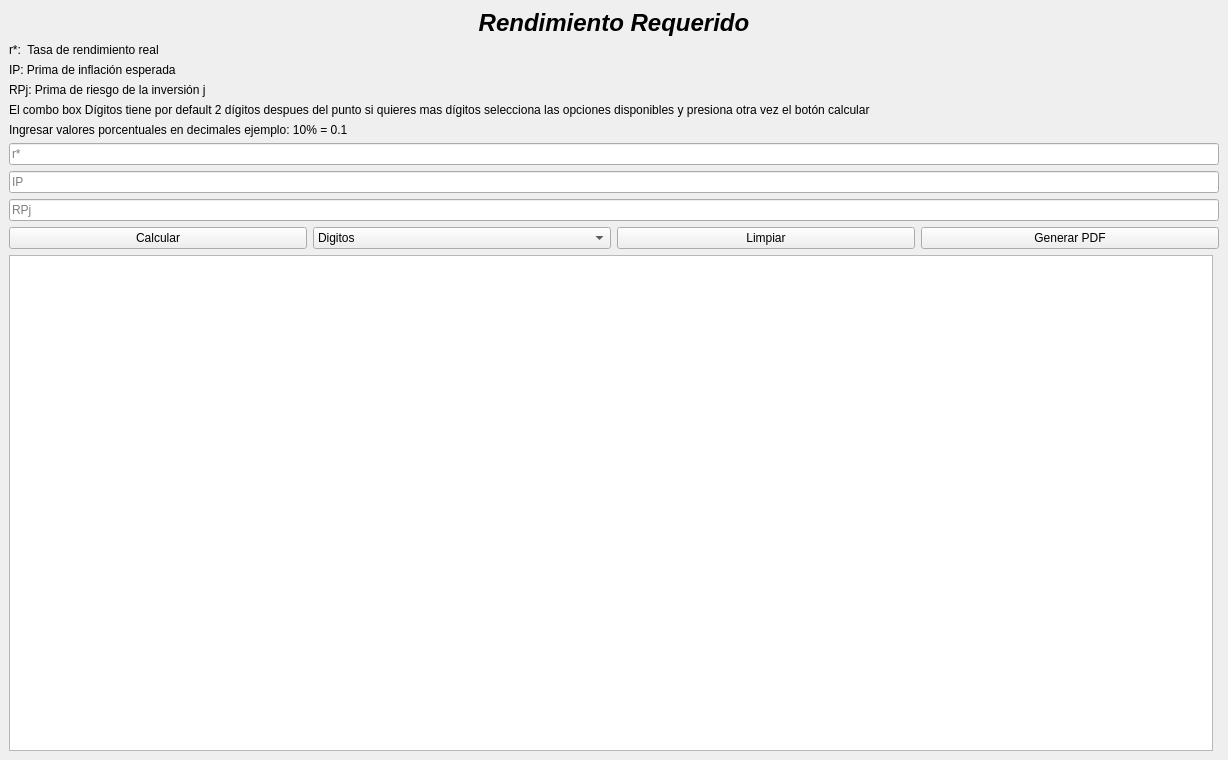
<?xml version="1.0" encoding="UTF-8"?>
<ui version="4.0">
 <class>MainWindow</class>
 <widget class="QMainWindow" name="MainWindow">
  <property name="windowModality">
   <enum>Qt::WindowModal</enum>
  </property>
  <property name="geometry">
   <rect>
    <x>0</x>
    <y>0</y>
    <width>1228</width>
    <height>760</height>
   </rect>
  </property>
  <property name="windowTitle">
   <string>Rendimiento Requerido</string>
  </property>
  <property name="styleSheet">
   <string notr="true">font: 16pt &quot;Segoe UI&quot;;

width: 70%;</string>
  </property>
  <widget class="QWidget" name="centralwidget">
   <layout class="QVBoxLayout" name="verticalLayout">
    <item>
     <widget class="QLabel" name="label_title">
      <property name="font">
       <font>
        <family>Segoe UI</family>
        <pointsize>18</pointsize>
        <italic>true</italic>
        <bold>true</bold>
       </font>
      </property>
      <property name="styleSheet">
       <string notr="true">font: 700 italic 18pt &quot;Segoe UI&quot;;</string>
      </property>
      <property name="text">
       <string>Rendimiento Requerido</string>
      </property>
      <property name="alignment">
       <set>Qt::AlignCenter</set>
      </property>
     </widget>
    </item>
    <item>
     <widget class="QLabel" name="label">
      <property name="text">
       <string>r*:  Tasa de rendimiento real</string>
      </property>
     </widget>
    </item>
    <item>
     <widget class="QLabel" name="label_2">
      <property name="text">
       <string>IP: Prima de inflación esperada</string>
      </property>
     </widget>
    </item>
    <item>
     <widget class="QLabel" name="label_3">
      <property name="text">
       <string>RPj: Prima de riesgo de la inversión j</string>
      </property>
     </widget>
    </item>
    <item>
     <widget class="QLabel" name="label_7">
      <property name="styleSheet">
       <string notr="true">font: 9pt &quot;Segoe UI&quot;;</string>
      </property>
      <property name="text">
       <string>El combo box Dígitos tiene por default 2 dígitos despues del punto si quieres mas dígitos selecciona las opciones disponibles y presiona otra vez el botón calcular</string>
      </property>
     </widget>
    </item>
    <item>
     <widget class="QLabel" name="label_7">
      <property name="styleSheet">
       <string notr="true">font: 9pt &quot;Segoe UI&quot;;</string>
      </property>
      <property name="text">
       <string>Ingresar valores porcentuales en decimales ejemplo: 10% = 0.1</string>
      </property>
     </widget>
    </item>

    <item>
     <widget class="QLineEdit" name="txt_r_real">
      <property name="placeholderText">
       <string>r*</string>
      </property>
     </widget>
    </item>

    <item>
     <widget class="QLineEdit" name="txt_ip">
      <property name="placeholderText">
       <string>IP</string>
      </property>
     </widget>
    </item>

     <item>
     <widget class="QLineEdit" name="txt_rpj">
      <property name="placeholderText">
       <string>RPj</string>
      </property>
     </widget>
    </item>

    <item>
     <layout class="QHBoxLayout" name="horizontalLayout_2">
      <item>
       <widget class="QPushButton" name="btn_calcular">
        <property name="text">
         <string>Calcular</string>
        </property>
       </widget>
      </item>
      <item>
       <widget class="QComboBox" name="cb_digitos">
        <item>
         <property name="text">
          <string>Digitos</string>
         </property>
        </item>
        <item>
         <property name="text">
          <string>3</string>
         </property>
        </item>
        <item>
         <property name="text">
          <string>4</string>
         </property>
        </item>
        <item>
         <property name="text">
          <string>5</string>
         </property>
        </item>
        <item>
         <property name="text">
          <string>Todos</string>
         </property>
        </item>
       </widget>
      </item>
      <item>
       <widget class="QPushButton" name="btn_limpiar">
        <property name="text">
         <string>Limpiar</string>
        </property>
       </widget>
      </item>
      <item>
       <widget class="QPushButton" name="btn_generar_pdf">
        <property name="text">
         <string>Generar PDF</string>
        </property>
       </widget>
      </item>
     </layout>
    </item>
    <item>
     <layout class="QHBoxLayout" name="horizontalLayout">
      <item>
       <widget class="QTextBrowser" name="tb_resultado"/>
      </item>
      <item>
       <layout class="QVBoxLayout" name="verticalLayout_2">
        <item>
         <widget class="QWidget" name="widgetGrafico" native="true"/>
        </item>
       </layout>
      </item>
     </layout>
    </item>
   </layout>
  </widget>
 </widget>
 <resources/>
 <connections/>
</ui>
